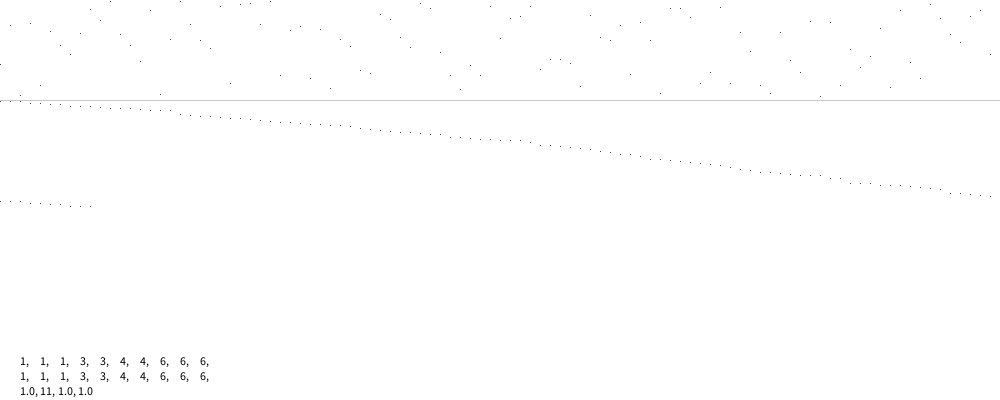
Frame 1 (no input)
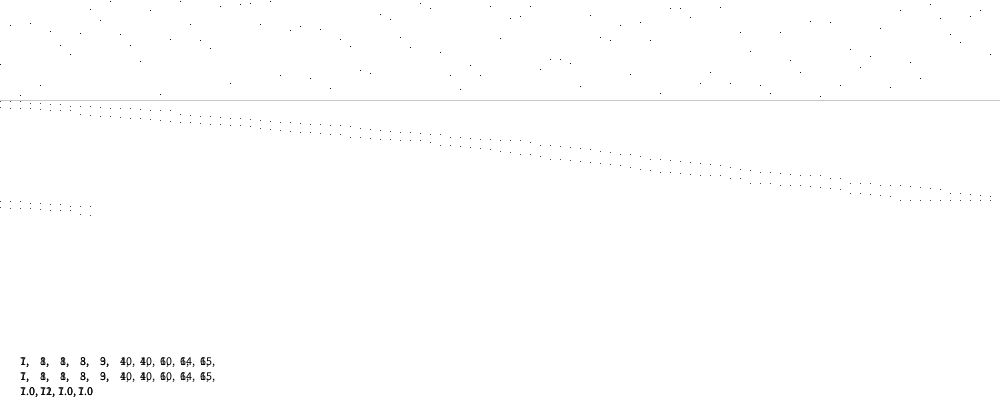
Frame 2 (the mouse pressed at the canvas centre, redrawn once)

The Processing sketch that drew these frames (run headless with seeded random() and noise(); the mouse was pressed at the canvas centre and the sketch redrawn once):

// Processing sketch: ArrayAnalisis
// ── ArrayAnalisis.pde
int aSize = 100; 
float[] array = new float[aSize];
float[] dupArray = new float[aSize];
float[] ordArray = new float [aSize];
float[] top10Array = new float [aSize];
int[] top10 = new int [10];
int amount = top10.length;


void setup()
{
  size (1000, 400);
  background(255);
  for (int i = 0; i < array.length; i++)
  {
    array[i] = (int)random(100);
  }
  arrayCopy(array, dupArray);
  stroke(200);
  line(0, 100, 1000, 100);
  noLoop();
}

void draw()
{
  ordArray = sort(array);
  stroke(0);
  for (int i = 0; i < array.length; i++)
  {
    point(10 * i, dupArray[i]);
    point(10 * i, ordArray[i] + 100);
  }
  //
  for (int j = 0; j < amount; j++)
  {
    float min = 100; 
    for (int i = 0; i < aSize; i++)
    {
      if (array[i] < min)
      {
        min = array[i]; 
        top10Array[j] = array[i]; 
        top10[j] = i;
      }
    }
    array[top10[j]] = 100;
  }
  //


  for (int i = 0; i < amount; i++)
  {
    point(10 * i, top10Array[i] + 200);
  }


  fill (0); 
  text( top10Array[0] + ", " +
    top10[0] +  ", " +
    dupArray[top10[0]] +  ", " +
    ordArray[0], 20, height - 5);
  for(int i = 0; i < amount; i++)
  {
    text((int)ordArray[i] + ", ", 20 + 20 * i, height - 20);
    text((int)top10Array[i] + ", ", 20 + 20 * i, height - 35);
  }
}
